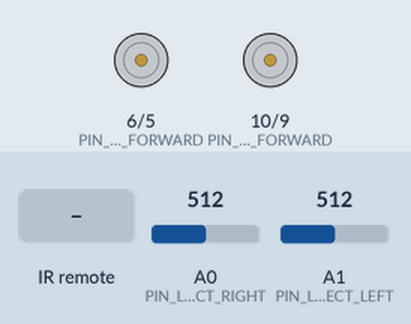
Simulated run of this sketch. Board: Arduino Uno, built with avr-gcc and run on an emulated ATmega328P. Parts: motor-driver pin pairs drawn as motors (green arrow = first pin HIGH = forward, orange = second pin HIGH = backward, longer = more drive). The inputs (shaded band) are chosen by the test bench; at power-on: A0 (PIN_LINE_DETECT_RIGHT) = 512, A1 (PIN_LINE_DETECT_LEFT) = 512.

Above: at 1.2 s.
1.3 s: infrared code 0x16 received
At 2.1 s:
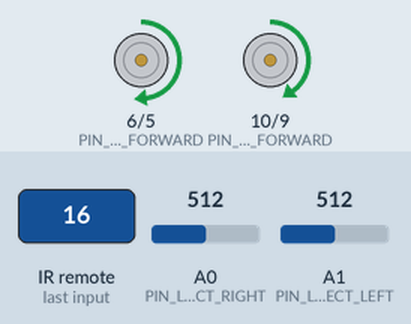
2.8 s: A0 (PIN_LINE_DETECT_RIGHT) set to 546
At 3.2 s:
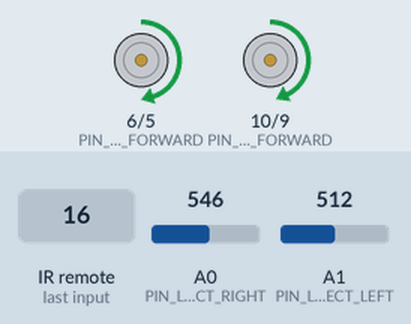
4.3 s: A1 (PIN_LINE_DETECT_LEFT) set to 716
At 5.5 s:
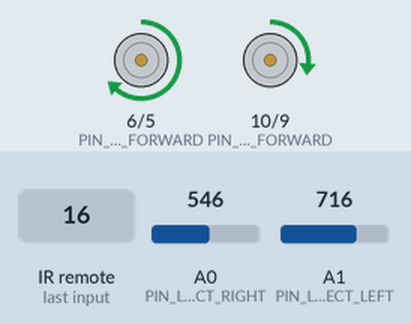
5.8 s: A0 (PIN_LINE_DETECT_RIGHT) set to 511
At 6.7 s:
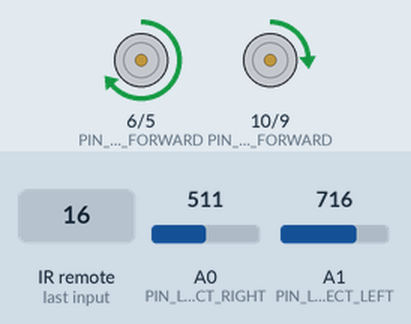
7.3 s: A1 (PIN_LINE_DETECT_LEFT) set to 900
At 7.8 s:
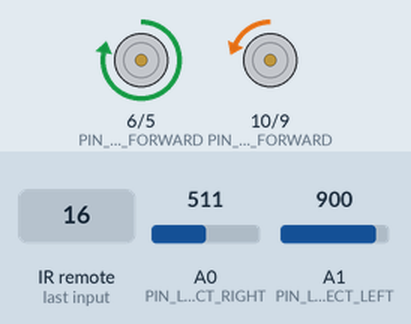
8.8 s: A0 (PIN_LINE_DETECT_RIGHT) set to 306
At 10.2 s:
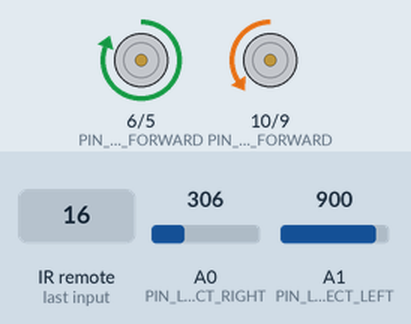
Timing chart, 0 to 11.3 s (numbered marks = the images above; inputs shaded):
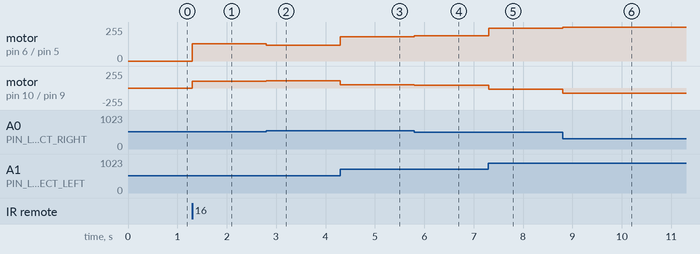

The sketch:

PID.ino
```cpp
#include <IRremote.h> // IR 리모컨 라이브러리
#define PIN_IR_RECEIVE 2
#define PIN_MOTOR_LEFT_FORWARD 10
#define PIN_MOTOR_LEFT_BACKWARD 9
#define PIN_MOTOR_RIGHT_FORWARD 6
#define PIN_MOTOR_RIGHT_BACKWARD 5
#define PIN_LINE_DETECT_RIGHT A0
#define PIN_LINE_DETECT_LEFT A1
#define REF_VALUE_LINE_DETECT 400

int motorSpeedLeft = 0; // -255~255
int motorSpeedRight = 0; // -255~255
int isStartLineTracing = 0;
int detectValueLeft = 0;
int detectValueRight = 0;
int calibrationRight = 30;


int threshold = 20; // 오차 무시 임계값

// PID 제어 변수
float Kp = 0.3; // 비례 계수
float Ki = 0.0; // 적분 계수
float Kd = 0.3; // 미분 계수

float error = 0;          // 현재 오차
float lastError = 0;      // 이전 오차
float integral = 0;       // 적분 값
float derivative = 0;     // 미분 값

const int baseSpeed = 100; // 기본 속도

void processMotor(void);

void setup() {
  IrReceiver.begin(PIN_IR_RECEIVE, ENABLE_LED_FEEDBACK);
  pinMode(PIN_MOTOR_LEFT_FORWARD, OUTPUT);
  pinMode(PIN_MOTOR_LEFT_BACKWARD, OUTPUT);
  pinMode(PIN_MOTOR_RIGHT_FORWARD, OUTPUT);
  pinMode(PIN_MOTOR_RIGHT_BACKWARD, OUTPUT);
  analogWrite(PIN_MOTOR_LEFT_FORWARD, 0);
  analogWrite(PIN_MOTOR_LEFT_BACKWARD, 0);
  analogWrite(PIN_MOTOR_RIGHT_FORWARD, 0);
  analogWrite(PIN_MOTOR_RIGHT_BACKWARD, 0);
}

void processMotor(void) {
  if (motorSpeedLeft >= 0){
    analogWrite(PIN_MOTOR_LEFT_FORWARD, motorSpeedLeft);
    analogWrite(PIN_MOTOR_LEFT_BACKWARD, 0);
  }
  else {
    analogWrite(PIN_MOTOR_LEFT_FORWARD, 0);
    analogWrite(PIN_MOTOR_LEFT_BACKWARD, -motorSpeedLeft);
  }
  if (motorSpeedRight >= 0){
    analogWrite(PIN_MOTOR_RIGHT_FORWARD, motorSpeedRight);
    analogWrite(PIN_MOTOR_RIGHT_BACKWARD, 0);
  }
  else {
    analogWrite(PIN_MOTOR_RIGHT_FORWARD, 0);
    analogWrite(PIN_MOTOR_RIGHT_BACKWARD, -motorSpeedRight);
  }
}

void loop() {
  if (IrReceiver.decode() == true) {
    if (IrReceiver.decodedIRData.protocol == NEC) {
      if (IrReceiver.decodedIRData.command == 0x16) { // *
        isStartLineTracing = 1;
      }
      else if (IrReceiver.decodedIRData.command == 0x0D) { // #
        isStartLineTracing = 0;
      }
    }
    IrReceiver.resume();
  }

  if (isStartLineTracing == 0) {
    motorSpeedLeft = 0;
    motorSpeedRight = 0;
  }
  else {
    detectValueLeft = analogRead(PIN_LINE_DETECT_LEFT);
    detectValueRight = analogRead(PIN_LINE_DETECT_RIGHT);

    // PID 제어 계산
    error = detectValueLeft - detectValueRight;

    // 오차 무시 범위 적용
    if (abs(error) < threshold) {
        error = 0;
        integral = 0; // 적분 값 초기화
    } else {
        integral += error; // 적분 값 누적
    }

    derivative = error - lastError;
    lastError = error;

    float pidOutput = (Kp * error) + (Ki * integral) + (Kd * derivative);

    // 모터 속도 계산
    motorSpeedLeft = baseSpeed - pidOutput;
    motorSpeedRight = baseSpeed + pidOutput + calibrationRight;

    // 속도 제한
    motorSpeedLeft = constrain(motorSpeedLeft, -255, 255);
    motorSpeedRight = constrain(motorSpeedRight, -255, 255);
  }

  processMotor();
}
```

Measured:
- after the input at 1.3 s, motor on pin 6 (PIN_MOTOR_RIGHT_FORWARD) / pin 5 (PIN_MOTOR_RIGHT_BACKWARD): stopped → forward 130/255 at once; motor on pin 10 (PIN_MOTOR_LEFT_FORWARD) / pin 9 (PIN_MOTOR_LEFT_BACKWARD): stopped → forward 100/255 at once
- after the input at 2.8 s, motor on pin 6 (PIN_MOTOR_RIGHT_FORWARD) / pin 5 (PIN_MOTOR_RIGHT_BACKWARD): forward 130/255 → forward 119/255 at once; motor on pin 10 (PIN_MOTOR_LEFT_FORWARD) / pin 9 (PIN_MOTOR_LEFT_BACKWARD): forward 100/255 → forward 110/255 at once
- after the input at 4.3 s, motor on pin 6 (PIN_MOTOR_RIGHT_FORWARD) / pin 5 (PIN_MOTOR_RIGHT_BACKWARD): forward 119/255 → forward 181/255 at once; motor on pin 10 (PIN_MOTOR_LEFT_FORWARD) / pin 9 (PIN_MOTOR_LEFT_BACKWARD): forward 110/255 → forward 48/255 at once
- after the input at 5.8 s, motor on pin 6 (PIN_MOTOR_RIGHT_FORWARD) / pin 5 (PIN_MOTOR_RIGHT_BACKWARD): forward 181/255 → forward 191/255 at once; motor on pin 10 (PIN_MOTOR_LEFT_FORWARD) / pin 9 (PIN_MOTOR_LEFT_BACKWARD): forward 48/255 → forward 38/255 at once
- after the input at 7.3 s, motor on pin 6 (PIN_MOTOR_RIGHT_FORWARD) / pin 5 (PIN_MOTOR_RIGHT_BACKWARD): forward 191/255 → forward 246/255 at once; motor on pin 10 (PIN_MOTOR_LEFT_FORWARD) / pin 9 (PIN_MOTOR_LEFT_BACKWARD): forward 38/255 → backward 16/255 at once
- after the input at 8.8 s, motor on pin 6 (PIN_MOTOR_RIGHT_FORWARD) / pin 5 (PIN_MOTOR_RIGHT_BACKWARD): forward 246/255 → forward 255/255 at once; motor on pin 10 (PIN_MOTOR_LEFT_FORWARD) / pin 9 (PIN_MOTOR_LEFT_BACKWARD): backward 16/255 → backward 78/255 at once
